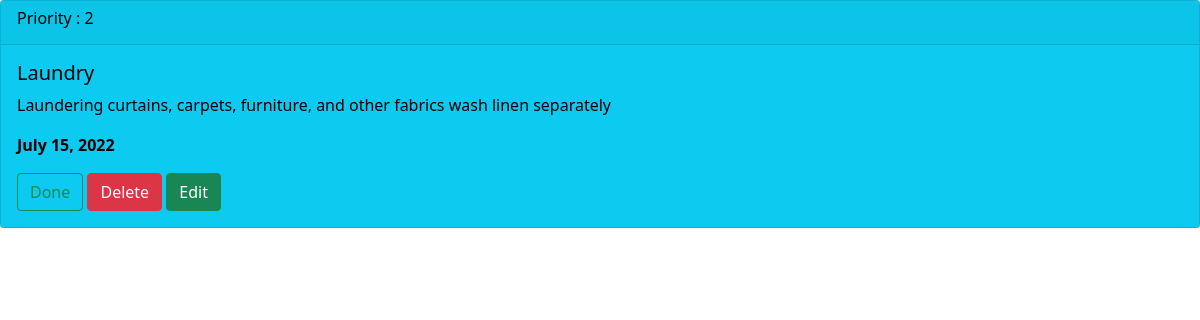
/cbvdetail/19/, run on the app's committed database.
### todoapp/models.py (models this page shows, shortened)
class Task(models.Model):
    name = models.CharField(max_length=50)
    desc = models.TextField(max_length=250)
    priority = models.IntegerField()
    date = models.DateField()

### todoapp/views.py (the view)
# urls.py: path('cbvdetail/<int:pk>/', views.TaskDetailview.as_view(), name='cbvdetail'),
class TaskDetailview(DetailView):
    model = Task
    template_name = 'detail.html'
    context_object_name = 'task'

### templates/detail.html
{% extends 'base.html' %}
{% block content %}
         <div class="card text-black bg-info mb-3" >
                <div class="card-header"><b><h6>Priority : {{task.priority}}</h6></b></div>
                <div class="card-body">
                    <h5 class="card-title">{{task.name}}</h5>
                    <p class="card-text">{{task.desc}}</p>
                    <p><b>{{task.date}}</b></p>
                    <a href="#" class="btn btn-outline-success">Done</a>
                    <a href="{% url 'delete' task.id %}" class="btn btn-danger">Delete</a>
                    <a href="{% url 'update' task.id %}" class="btn btn-success">Edit</a>
                </div>
         </div>
{% endblock %}

### data on the page
Task: priority "2", name "Laundry", desc "Laundering curtains, carpets, furniture, and other fabrics wash linen separately", date "July 15, 2022"
